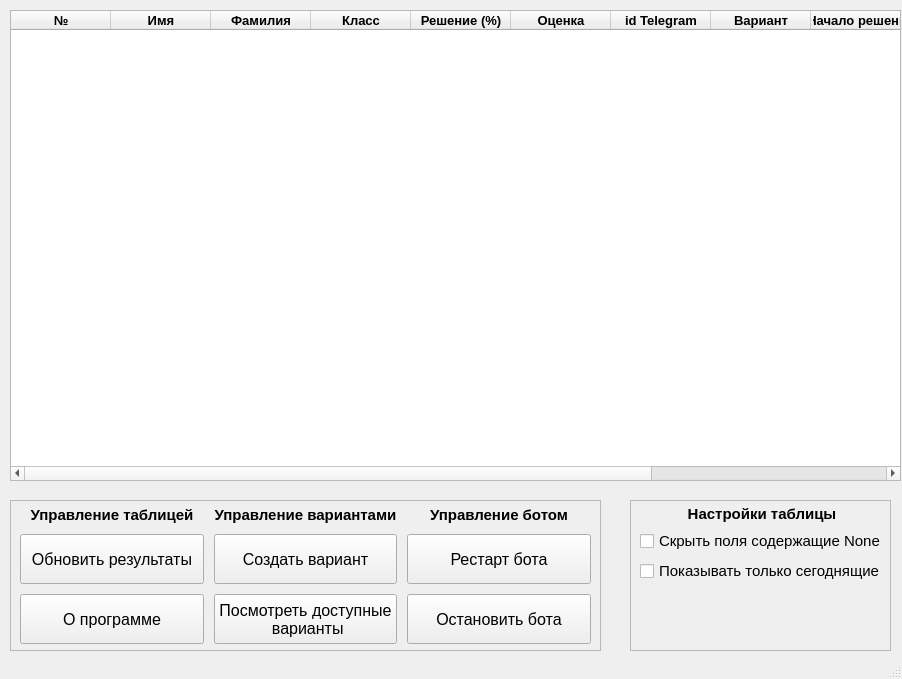
<?xml version="1.0" encoding="UTF-8"?>
<ui version="4.0">
 <class>MainWindow</class>
 <widget class="QMainWindow" name="MainWindow">
  <property name="enabled">
   <bool>true</bool>
  </property>
  <property name="geometry">
   <rect>
    <x>0</x>
    <y>0</y>
    <width>902</width>
    <height>679</height>
   </rect>
  </property>
  <property name="windowTitle">
   <string>Журнал</string>
  </property>
  <property name="toolTip">
   <string/>
  </property>
  <property name="autoFillBackground">
   <bool>false</bool>
  </property>
  <widget class="QWidget" name="centralwidget">
   <widget class="QWidget" name="verticalLayoutWidget">
    <property name="geometry">
     <rect>
      <x>0</x>
      <y>0</y>
      <width>911</width>
      <height>491</height>
     </rect>
    </property>
    <layout class="QVBoxLayout" name="tableLayout">
     <property name="leftMargin">
      <number>10</number>
     </property>
     <property name="topMargin">
      <number>10</number>
     </property>
     <property name="rightMargin">
      <number>10</number>
     </property>
     <property name="bottomMargin">
      <number>10</number>
     </property>
     <item>
      <widget class="QTableWidget" name="tableWidget">
       <property name="sizePolicy">
        <sizepolicy hsizetype="Expanding" vsizetype="Expanding">
         <horstretch>11</horstretch>
         <verstretch>0</verstretch>
        </sizepolicy>
       </property>
       <property name="maximumSize">
        <size>
         <width>891</width>
         <height>471</height>
        </size>
       </property>
       <property name="font">
        <font>
         <pointsize>12</pointsize>
        </font>
       </property>
       <property name="cursor" stdset="0">
        <cursorShape>ArrowCursor</cursorShape>
       </property>
       <property name="toolTip">
        <string/>
       </property>
       <property name="statusTip">
        <string/>
       </property>
       <property name="whatsThis">
        <string/>
       </property>
       <property name="editTriggers">
        <set>QAbstractItemView::NoEditTriggers</set>
       </property>
       <property name="columnCount">
        <number>11</number>
       </property>
       <attribute name="horizontalHeaderVisible">
        <bool>true</bool>
       </attribute>
       <attribute name="horizontalHeaderCascadingSectionResizes">
        <bool>false</bool>
       </attribute>
       <attribute name="horizontalHeaderStretchLastSection">
        <bool>true</bool>
       </attribute>
       <attribute name="verticalHeaderVisible">
        <bool>false</bool>
       </attribute>
       <attribute name="verticalHeaderCascadingSectionResizes">
        <bool>false</bool>
       </attribute>
       <attribute name="verticalHeaderStretchLastSection">
        <bool>true</bool>
       </attribute>
       <column>
        <property name="text">
         <string>№</string>
        </property>
        <property name="font">
         <font>
          <pointsize>10</pointsize>
          <weight>75</weight>
          <bold>true</bold>
         </font>
        </property>
       </column>
       <column>
        <property name="text">
         <string>  Имя  </string>
        </property>
        <property name="font">
         <font>
          <pointsize>10</pointsize>
          <weight>75</weight>
          <bold>true</bold>
         </font>
        </property>
       </column>
       <column>
        <property name="text">
         <string>Фамилия</string>
        </property>
        <property name="font">
         <font>
          <pointsize>10</pointsize>
          <weight>75</weight>
          <bold>true</bold>
         </font>
        </property>
       </column>
       <column>
        <property name="text">
         <string>Класс</string>
        </property>
        <property name="font">
         <font>
          <pointsize>10</pointsize>
          <weight>75</weight>
          <bold>true</bold>
         </font>
        </property>
       </column>
       <column>
        <property name="text">
         <string>Решение (%)</string>
        </property>
        <property name="font">
         <font>
          <pointsize>10</pointsize>
          <weight>75</weight>
          <bold>true</bold>
         </font>
        </property>
       </column>
       <column>
        <property name="text">
         <string>Оценка</string>
        </property>
        <property name="font">
         <font>
          <pointsize>10</pointsize>
          <weight>75</weight>
          <bold>true</bold>
         </font>
        </property>
       </column>
       <column>
        <property name="text">
         <string>id Telegram</string>
        </property>
        <property name="font">
         <font>
          <pointsize>10</pointsize>
          <weight>75</weight>
          <bold>true</bold>
         </font>
        </property>
       </column>
       <column>
        <property name="text">
         <string>Вариант</string>
        </property>
        <property name="font">
         <font>
          <pointsize>10</pointsize>
          <weight>75</weight>
          <bold>true</bold>
         </font>
        </property>
       </column>
       <column>
        <property name="text">
         <string> Начало решения </string>
        </property>
        <property name="font">
         <font>
          <pointsize>10</pointsize>
          <weight>75</weight>
          <bold>true</bold>
         </font>
        </property>
       </column>
       <column>
        <property name="text">
         <string>Время решения</string>
        </property>
        <property name="font">
         <font>
          <pointsize>10</pointsize>
          <weight>75</weight>
          <bold>true</bold>
         </font>
        </property>
       </column>
       <column>
        <property name="text">
         <string>Ответы</string>
        </property>
        <property name="font">
         <font>
          <pointsize>10</pointsize>
          <weight>75</weight>
          <bold>true</bold>
         </font>
        </property>
       </column>
      </widget>
     </item>
    </layout>
   </widget>
   <widget class="QFrame" name="backgroundFrame">
    <property name="geometry">
     <rect>
      <x>10</x>
      <y>500</y>
      <width>591</width>
      <height>151</height>
     </rect>
    </property>
    <property name="frameShape">
     <enum>QFrame::StyledPanel</enum>
    </property>
    <property name="frameShadow">
     <enum>QFrame::Raised</enum>
    </property>
    <widget class="QWidget" name="gridLayoutWidget">
     <property name="geometry">
      <rect>
       <x>0</x>
       <y>0</y>
       <width>591</width>
       <height>154</height>
      </rect>
     </property>
     <layout class="QGridLayout" name="buttonsLayout">
      <property name="leftMargin">
       <number>10</number>
      </property>
      <property name="topMargin">
       <number>5</number>
      </property>
      <property name="rightMargin">
       <number>10</number>
      </property>
      <property name="bottomMargin">
       <number>10</number>
      </property>
      <property name="spacing">
       <number>10</number>
      </property>
      <item row="2" column="2">
       <widget class="QPushButton" name="stop">
        <property name="enabled">
         <bool>true</bool>
        </property>
        <property name="minimumSize">
         <size>
          <width>100</width>
          <height>50</height>
         </size>
        </property>
        <property name="font">
         <font>
          <family>MS Shell Dlg 2</family>
          <pointsize>12</pointsize>
          <kerning>true</kerning>
         </font>
        </property>
        <property name="toolTip">
         <string/>
        </property>
        <property name="text">
         <string>Остановить бота</string>
        </property>
        <property name="default">
         <bool>false</bool>
        </property>
       </widget>
      </item>
      <item row="0" column="2">
       <widget class="QLabel" name="botControl">
        <property name="font">
         <font>
          <pointsize>11</pointsize>
          <weight>75</weight>
          <bold>true</bold>
         </font>
        </property>
        <property name="text">
         <string>Управление ботом</string>
        </property>
        <property name="alignment">
         <set>Qt::AlignCenter</set>
        </property>
       </widget>
      </item>
      <item row="1" column="0">
       <widget class="QPushButton" name="upload">
        <property name="enabled">
         <bool>true</bool>
        </property>
        <property name="minimumSize">
         <size>
          <width>100</width>
          <height>50</height>
         </size>
        </property>
        <property name="font">
         <font>
          <family>MS Shell Dlg 2</family>
          <pointsize>12</pointsize>
          <kerning>true</kerning>
         </font>
        </property>
        <property name="toolTip">
         <string/>
        </property>
        <property name="text">
         <string>Обновить результаты</string>
        </property>
        <property name="autoRepeat">
         <bool>true</bool>
        </property>
        <property name="autoRepeatDelay">
         <number>60000</number>
        </property>
        <property name="autoRepeatInterval">
         <number>0</number>
        </property>
        <property name="default">
         <bool>false</bool>
        </property>
       </widget>
      </item>
      <item row="2" column="1">
       <widget class="QPushButton" name="viewExams">
        <property name="enabled">
         <bool>true</bool>
        </property>
        <property name="minimumSize">
         <size>
          <width>100</width>
          <height>50</height>
         </size>
        </property>
        <property name="font">
         <font>
          <family>MS Shell Dlg 2</family>
          <pointsize>12</pointsize>
          <kerning>true</kerning>
         </font>
        </property>
        <property name="toolTip">
         <string/>
        </property>
        <property name="text">
         <string>Посмотреть доступные
 варианты</string>
        </property>
        <property name="autoRepeat">
         <bool>false</bool>
        </property>
        <property name="default">
         <bool>false</bool>
        </property>
       </widget>
      </item>
      <item row="1" column="1">
       <widget class="QPushButton" name="createExamsBtn">
        <property name="enabled">
         <bool>true</bool>
        </property>
        <property name="minimumSize">
         <size>
          <width>100</width>
          <height>50</height>
         </size>
        </property>
        <property name="font">
         <font>
          <family>MS Shell Dlg 2</family>
          <pointsize>12</pointsize>
          <kerning>true</kerning>
         </font>
        </property>
        <property name="toolTip">
         <string/>
        </property>
        <property name="text">
         <string>Создать вариант</string>
        </property>
        <property name="default">
         <bool>false</bool>
        </property>
       </widget>
      </item>
      <item row="0" column="0">
       <widget class="QLabel" name="tableControl">
        <property name="font">
         <font>
          <pointsize>11</pointsize>
          <weight>75</weight>
          <bold>true</bold>
         </font>
        </property>
        <property name="text">
         <string>Управление таблицей</string>
        </property>
        <property name="alignment">
         <set>Qt::AlignCenter</set>
        </property>
       </widget>
      </item>
      <item row="0" column="1">
       <widget class="QLabel" name="examsControl">
        <property name="font">
         <font>
          <pointsize>11</pointsize>
          <weight>75</weight>
          <bold>true</bold>
         </font>
        </property>
        <property name="text">
         <string>Управление вариантами</string>
        </property>
        <property name="alignment">
         <set>Qt::AlignCenter</set>
        </property>
       </widget>
      </item>
      <item row="1" column="2">
       <widget class="QPushButton" name="restart">
        <property name="enabled">
         <bool>true</bool>
        </property>
        <property name="minimumSize">
         <size>
          <width>100</width>
          <height>50</height>
         </size>
        </property>
        <property name="font">
         <font>
          <family>MS Shell Dlg 2</family>
          <pointsize>12</pointsize>
          <kerning>true</kerning>
         </font>
        </property>
        <property name="toolTip">
         <string/>
        </property>
        <property name="styleSheet">
         <string notr="true"/>
        </property>
        <property name="text">
         <string>Рестарт бота</string>
        </property>
        <property name="default">
         <bool>false</bool>
        </property>
       </widget>
      </item>
      <item row="2" column="0">
       <widget class="QPushButton" name="openAboutBtn">
        <property name="enabled">
         <bool>true</bool>
        </property>
        <property name="minimumSize">
         <size>
          <width>100</width>
          <height>50</height>
         </size>
        </property>
        <property name="font">
         <font>
          <family>MS Shell Dlg 2</family>
          <pointsize>12</pointsize>
          <kerning>true</kerning>
         </font>
        </property>
        <property name="toolTip">
         <string/>
        </property>
        <property name="text">
         <string>О программе</string>
        </property>
        <property name="autoRepeat">
         <bool>true</bool>
        </property>
        <property name="autoRepeatDelay">
         <number>60000</number>
        </property>
        <property name="autoRepeatInterval">
         <number>0</number>
        </property>
        <property name="default">
         <bool>false</bool>
        </property>
       </widget>
      </item>
     </layout>
    </widget>
   </widget>
   <widget class="QFrame" name="backgroundFrame_2">
    <property name="geometry">
     <rect>
      <x>630</x>
      <y>500</y>
      <width>261</width>
      <height>151</height>
     </rect>
    </property>
    <property name="frameShape">
     <enum>QFrame::StyledPanel</enum>
    </property>
    <property name="frameShadow">
     <enum>QFrame::Raised</enum>
    </property>
    <widget class="QWidget" name="gridLayoutWidget_4">
     <property name="geometry">
      <rect>
       <x>0</x>
       <y>0</y>
       <width>264</width>
       <height>151</height>
      </rect>
     </property>
     <layout class="QGridLayout" name="settingsLayout">
      <property name="leftMargin">
       <number>10</number>
      </property>
      <property name="topMargin">
       <number>5</number>
      </property>
      <property name="rightMargin">
       <number>10</number>
      </property>
      <property name="bottomMargin">
       <number>10</number>
      </property>
      <item row="0" column="0">
       <widget class="QLabel" name="tableControl_5">
        <property name="font">
         <font>
          <pointsize>11</pointsize>
          <weight>75</weight>
          <bold>true</bold>
         </font>
        </property>
        <property name="text">
         <string>Настройки таблицы</string>
        </property>
        <property name="alignment">
         <set>Qt::AlignCenter</set>
        </property>
       </widget>
      </item>
      <item row="3" column="0">
       <spacer name="verticalSpacer">
        <property name="orientation">
         <enum>Qt::Vertical</enum>
        </property>
        <property name="sizeHint" stdset="0">
         <size>
          <width>20</width>
          <height>40</height>
         </size>
        </property>
       </spacer>
      </item>
      <item row="1" column="0">
       <widget class="QCheckBox" name="hideNoneCB">
        <property name="font">
         <font>
          <pointsize>11</pointsize>
         </font>
        </property>
        <property name="text">
         <string>Скрыть поля содержащие None</string>
        </property>
       </widget>
      </item>
      <item row="2" column="0">
       <widget class="QCheckBox" name="showTodaysCB">
        <property name="font">
         <font>
          <pointsize>11</pointsize>
         </font>
        </property>
        <property name="text">
         <string>Показывать только сегоднящие</string>
        </property>
       </widget>
      </item>
     </layout>
    </widget>
   </widget>
  </widget>
  <widget class="QMenuBar" name="menubar">
   <property name="geometry">
    <rect>
     <x>0</x>
     <y>0</y>
     <width>902</width>
     <height>21</height>
    </rect>
   </property>
  </widget>
  <widget class="QStatusBar" name="statusbar"/>
 </widget>
 <resources/>
 <connections/>
</ui>
